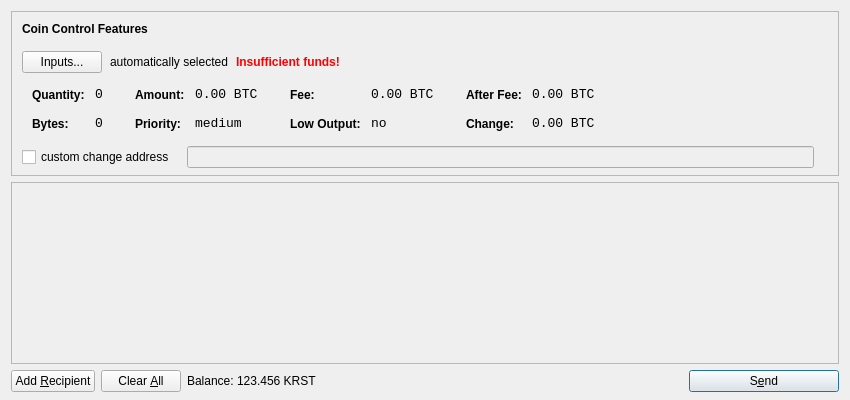
<?xml version="1.0" encoding="UTF-8"?>
<ui version="4.0">
 <class>SendCoinsDialog</class>
 <widget class="QDialog" name="SendCoinsDialog">
  <property name="geometry">
   <rect>
    <x>0</x>
    <y>0</y>
    <width>850</width>
    <height>400</height>
   </rect>
  </property>
  <property name="windowTitle">
   <string>Send Coins</string>
  </property>
  <layout class="QVBoxLayout" name="verticalLayout" stretch="0,1,0">
   <property name="bottomMargin">
    <number>8</number>
   </property>
   <item>
    <widget class="QFrame" name="frameCoinControl">
     <property name="sizePolicy">
      <sizepolicy hsizetype="Expanding" vsizetype="Expanding">
       <horstretch>0</horstretch>
       <verstretch>0</verstretch>
      </sizepolicy>
     </property>
     <property name="maximumSize">
      <size>
       <width>16777215</width>
       <height>16777215</height>
      </size>
     </property>
     <property name="frameShape">
      <enum>QFrame::StyledPanel</enum>
     </property>
     <property name="frameShadow">
      <enum>QFrame::Sunken</enum>
     </property>
     <layout class="QVBoxLayout" name="verticalLayoutCoinControl2">
      <property name="spacing">
       <number>-1</number>
      </property>
      <property name="leftMargin">
       <number>0</number>
      </property>
      <property name="topMargin">
       <number>0</number>
      </property>
      <property name="rightMargin">
       <number>0</number>
      </property>
      <property name="bottomMargin">
       <number>6</number>
      </property>
      <item>
       <layout class="QVBoxLayout" name="verticalLayoutCoinControl" stretch="0,0,0,0,1">
        <property name="spacing">
         <number>0</number>
        </property>
        <property name="leftMargin">
         <number>10</number>
        </property>
        <property name="topMargin">
         <number>10</number>
        </property>
        <item>
         <layout class="QHBoxLayout" name="horizontalLayoutCoinControl1">
          <property name="bottomMargin">
           <number>15</number>
          </property>
          <item>
           <widget class="QLabel" name="labelCoinControlFeatures">
            <property name="sizePolicy">
             <sizepolicy hsizetype="Preferred" vsizetype="Maximum">
              <horstretch>0</horstretch>
              <verstretch>0</verstretch>
             </sizepolicy>
            </property>
            <property name="font">
             <font>
              <weight>75</weight>
              <bold>true</bold>
             </font>
            </property>
            <property name="styleSheet">
             <string notr="true">font-weight:bold;</string>
            </property>
            <property name="text">
             <string>Coin Control Features</string>
            </property>
           </widget>
          </item>
         </layout>
        </item>
        <item>
         <layout class="QHBoxLayout" name="horizontalLayoutCoinControl2" stretch="0,0,0,0">
          <property name="spacing">
           <number>8</number>
          </property>
          <property name="bottomMargin">
           <number>10</number>
          </property>
          <item>
           <widget class="QPushButton" name="pushButtonCoinControl">
            <property name="styleSheet">
             <string notr="true"/>
            </property>
            <property name="text">
             <string>Inputs...</string>
            </property>
           </widget>
          </item>
          <item>
           <widget class="QLabel" name="labelCoinControlAutomaticallySelected">
            <property name="text">
             <string>automatically selected</string>
            </property>
            <property name="margin">
             <number>5</number>
            </property>
           </widget>
          </item>
          <item>
           <widget class="QLabel" name="labelCoinControlInsuffFunds">
            <property name="font">
             <font>
              <weight>75</weight>
              <bold>true</bold>
             </font>
            </property>
            <property name="styleSheet">
             <string notr="true">color:red;font-weight:bold;</string>
            </property>
            <property name="text">
             <string>Insufficient funds!</string>
            </property>
            <property name="margin">
             <number>5</number>
            </property>
           </widget>
          </item>
          <item>
           <spacer name="horizontalSpacerCoinControl">
            <property name="orientation">
             <enum>Qt::Horizontal</enum>
            </property>
            <property name="sizeHint" stdset="0">
             <size>
              <width>40</width>
              <height>1</height>
             </size>
            </property>
           </spacer>
          </item>
         </layout>
        </item>
        <item>
         <widget class="QWidget" name="widgetCoinControl" native="true">
          <property name="sizePolicy">
           <sizepolicy hsizetype="Preferred" vsizetype="Preferred">
            <horstretch>0</horstretch>
            <verstretch>0</verstretch>
           </sizepolicy>
          </property>
          <property name="minimumSize">
           <size>
            <width>0</width>
            <height>0</height>
           </size>
          </property>
          <property name="styleSheet">
           <string notr="true"/>
          </property>
          <layout class="QHBoxLayout" name="horizontalLayoutCoinControl5">
           <property name="margin">
            <number>0</number>
           </property>
           <item>
            <layout class="QHBoxLayout" name="horizontalLayoutCoinControl3" stretch="0,0,0,1">
             <property name="spacing">
              <number>20</number>
             </property>
             <property name="topMargin">
              <number>0</number>
             </property>
             <property name="bottomMargin">
              <number>10</number>
             </property>
             <item>
              <layout class="QFormLayout" name="formLayoutCoinControl1">
               <property name="horizontalSpacing">
                <number>10</number>
               </property>
               <property name="verticalSpacing">
                <number>14</number>
               </property>
               <property name="leftMargin">
                <number>10</number>
               </property>
               <property name="topMargin">
                <number>4</number>
               </property>
               <property name="rightMargin">
                <number>6</number>
               </property>
               <item row="0" column="0">
                <widget class="QLabel" name="labelCoinControlQuantityText">
                 <property name="styleSheet">
                  <string notr="true">font-weight:bold;</string>
                 </property>
                 <property name="text">
                  <string>Quantity:</string>
                 </property>
                 <property name="margin">
                  <number>0</number>
                 </property>
                </widget>
               </item>
               <item row="0" column="1">
                <widget class="QLabel" name="labelCoinControlQuantity">
                 <property name="font">
                  <font>
                   <family>Monospace</family>
                   <pointsize>10</pointsize>
                  </font>
                 </property>
                 <property name="cursor">
                  <cursorShape>IBeamCursor</cursorShape>
                 </property>
                 <property name="contextMenuPolicy">
                  <enum>Qt::ActionsContextMenu</enum>
                 </property>
                 <property name="text">
                  <string notr="true">0</string>
                 </property>
                 <property name="margin">
                  <number>0</number>
                 </property>
                 <property name="textInteractionFlags">
                  <set>Qt::LinksAccessibleByMouse|Qt::TextSelectableByKeyboard|Qt::TextSelectableByMouse</set>
                 </property>
                </widget>
               </item>
               <item row="1" column="0">
                <widget class="QLabel" name="labelCoinControlBytesText">
                 <property name="styleSheet">
                  <string notr="true">font-weight:bold;</string>
                 </property>
                 <property name="text">
                  <string>Bytes:</string>
                 </property>
                </widget>
               </item>
               <item row="1" column="1">
                <widget class="QLabel" name="labelCoinControlBytes">
                 <property name="font">
                  <font>
                   <family>Monospace</family>
                   <pointsize>10</pointsize>
                  </font>
                 </property>
                 <property name="cursor">
                  <cursorShape>IBeamCursor</cursorShape>
                 </property>
                 <property name="contextMenuPolicy">
                  <enum>Qt::ActionsContextMenu</enum>
                 </property>
                 <property name="text">
                  <string notr="true">0</string>
                 </property>
                 <property name="textInteractionFlags">
                  <set>Qt::LinksAccessibleByMouse|Qt::TextSelectableByKeyboard|Qt::TextSelectableByMouse</set>
                 </property>
                </widget>
               </item>
              </layout>
             </item>
             <item>
              <layout class="QFormLayout" name="formLayoutCoinControl2">
               <property name="horizontalSpacing">
                <number>10</number>
               </property>
               <property name="verticalSpacing">
                <number>14</number>
               </property>
               <property name="leftMargin">
                <number>6</number>
               </property>
               <property name="topMargin">
                <number>4</number>
               </property>
               <property name="rightMargin">
                <number>6</number>
               </property>
               <item row="0" column="0">
                <widget class="QLabel" name="labelCoinControlAmountText">
                 <property name="styleSheet">
                  <string notr="true">font-weight:bold;</string>
                 </property>
                 <property name="text">
                  <string>Amount:</string>
                 </property>
                 <property name="margin">
                  <number>0</number>
                 </property>
                </widget>
               </item>
               <item row="0" column="1">
                <widget class="QLabel" name="labelCoinControlAmount">
                 <property name="font">
                  <font>
                   <family>Monospace</family>
                   <pointsize>10</pointsize>
                  </font>
                 </property>
                 <property name="cursor">
                  <cursorShape>IBeamCursor</cursorShape>
                 </property>
                 <property name="contextMenuPolicy">
                  <enum>Qt::ActionsContextMenu</enum>
                 </property>
                 <property name="text">
                  <string notr="true">0.00 BTC</string>
                 </property>
                 <property name="textInteractionFlags">
                  <set>Qt::LinksAccessibleByMouse|Qt::TextSelectableByKeyboard|Qt::TextSelectableByMouse</set>
                 </property>
                </widget>
               </item>
               <item row="1" column="0">
                <widget class="QLabel" name="labelCoinControlPriorityText">
                 <property name="styleSheet">
                  <string notr="true">font-weight:bold;</string>
                 </property>
                 <property name="text">
                  <string>Priority:</string>
                 </property>
                </widget>
               </item>
               <item row="1" column="1">
                <widget class="QLabel" name="labelCoinControlPriority">
                 <property name="font">
                  <font>
                   <family>Monospace</family>
                   <pointsize>10</pointsize>
                  </font>
                 </property>
                 <property name="cursor">
                  <cursorShape>IBeamCursor</cursorShape>
                 </property>
                 <property name="contextMenuPolicy">
                  <enum>Qt::ActionsContextMenu</enum>
                 </property>
                 <property name="text">
                  <string>medium</string>
                 </property>
                 <property name="textInteractionFlags">
                  <set>Qt::LinksAccessibleByMouse|Qt::TextSelectableByKeyboard|Qt::TextSelectableByMouse</set>
                 </property>
                </widget>
               </item>
              </layout>
             </item>
             <item>
              <layout class="QFormLayout" name="formLayoutCoinControl3">
               <property name="horizontalSpacing">
                <number>10</number>
               </property>
               <property name="verticalSpacing">
                <number>14</number>
               </property>
               <property name="leftMargin">
                <number>6</number>
               </property>
               <property name="topMargin">
                <number>4</number>
               </property>
               <property name="rightMargin">
                <number>6</number>
               </property>
               <item row="0" column="0">
                <widget class="QLabel" name="labelCoinControlFeeText">
                 <property name="styleSheet">
                  <string notr="true">font-weight:bold;</string>
                 </property>
                 <property name="text">
                  <string>Fee:</string>
                 </property>
                 <property name="margin">
                  <number>0</number>
                 </property>
                </widget>
               </item>
               <item row="0" column="1">
                <widget class="QLabel" name="labelCoinControlFee">
                 <property name="font">
                  <font>
                   <family>Monospace</family>
                   <pointsize>10</pointsize>
                  </font>
                 </property>
                 <property name="cursor">
                  <cursorShape>IBeamCursor</cursorShape>
                 </property>
                 <property name="contextMenuPolicy">
                  <enum>Qt::ActionsContextMenu</enum>
                 </property>
                 <property name="text">
                  <string notr="true">0.00 BTC</string>
                 </property>
                 <property name="textInteractionFlags">
                  <set>Qt::LinksAccessibleByMouse|Qt::TextSelectableByKeyboard|Qt::TextSelectableByMouse</set>
                 </property>
                </widget>
               </item>
               <item row="1" column="0">
                <widget class="QLabel" name="labelCoinControlLowOutputText">
                 <property name="styleSheet">
                  <string notr="true">font-weight:bold;</string>
                 </property>
                 <property name="text">
                  <string>Low Output:</string>
                 </property>
                </widget>
               </item>
               <item row="1" column="1">
                <widget class="QLabel" name="labelCoinControlLowOutput">
                 <property name="font">
                  <font>
                   <family>Monospace</family>
                   <pointsize>10</pointsize>
                  </font>
                 </property>
                 <property name="cursor">
                  <cursorShape>IBeamCursor</cursorShape>
                 </property>
                 <property name="contextMenuPolicy">
                  <enum>Qt::ActionsContextMenu</enum>
                 </property>
                 <property name="text">
                  <string>no</string>
                 </property>
                 <property name="textInteractionFlags">
                  <set>Qt::LinksAccessibleByMouse|Qt::TextSelectableByKeyboard|Qt::TextSelectableByMouse</set>
                 </property>
                </widget>
               </item>
              </layout>
             </item>
             <item>
              <layout class="QFormLayout" name="formLayoutCoinControl4">
               <property name="horizontalSpacing">
                <number>10</number>
               </property>
               <property name="verticalSpacing">
                <number>14</number>
               </property>
               <property name="leftMargin">
                <number>6</number>
               </property>
               <property name="topMargin">
                <number>4</number>
               </property>
               <property name="rightMargin">
                <number>6</number>
               </property>
               <item row="0" column="0">
                <widget class="QLabel" name="labelCoinControlAfterFeeText">
                 <property name="styleSheet">
                  <string notr="true">font-weight:bold;</string>
                 </property>
                 <property name="text">
                  <string>After Fee:</string>
                 </property>
                 <property name="margin">
                  <number>0</number>
                 </property>
                </widget>
               </item>
               <item row="0" column="1">
                <widget class="QLabel" name="labelCoinControlAfterFee">
                 <property name="font">
                  <font>
                   <family>Monospace</family>
                   <pointsize>10</pointsize>
                  </font>
                 </property>
                 <property name="cursor">
                  <cursorShape>IBeamCursor</cursorShape>
                 </property>
                 <property name="contextMenuPolicy">
                  <enum>Qt::ActionsContextMenu</enum>
                 </property>
                 <property name="text">
                  <string notr="true">0.00 BTC</string>
                 </property>
                 <property name="textInteractionFlags">
                  <set>Qt::LinksAccessibleByMouse|Qt::TextSelectableByKeyboard|Qt::TextSelectableByMouse</set>
                 </property>
                </widget>
               </item>
               <item row="1" column="0">
                <widget class="QLabel" name="labelCoinControlChangeText">
                 <property name="styleSheet">
                  <string notr="true">font-weight:bold;</string>
                 </property>
                 <property name="text">
                  <string>Change:</string>
                 </property>
                </widget>
               </item>
               <item row="1" column="1">
                <widget class="QLabel" name="labelCoinControlChange">
                 <property name="font">
                  <font>
                   <family>Monospace</family>
                   <pointsize>10</pointsize>
                  </font>
                 </property>
                 <property name="cursor">
                  <cursorShape>IBeamCursor</cursorShape>
                 </property>
                 <property name="contextMenuPolicy">
                  <enum>Qt::ActionsContextMenu</enum>
                 </property>
                 <property name="text">
                  <string notr="true">0.00 BTC</string>
                 </property>
                 <property name="textInteractionFlags">
                  <set>Qt::LinksAccessibleByMouse|Qt::TextSelectableByKeyboard|Qt::TextSelectableByMouse</set>
                 </property>
                </widget>
               </item>
              </layout>
             </item>
            </layout>
           </item>
          </layout>
         </widget>
        </item>
        <item>
         <layout class="QHBoxLayout" name="horizontalLayoutCoinControl4" stretch="0,0,0">
          <property name="spacing">
           <number>12</number>
          </property>
          <property name="sizeConstraint">
           <enum>QLayout::SetDefaultConstraint</enum>
          </property>
          <property name="topMargin">
           <number>5</number>
          </property>
          <property name="rightMargin">
           <number>5</number>
          </property>
          <item>
           <widget class="QCheckBox" name="checkBoxCoinControlChange">
            <property name="text">
             <string>custom change address</string>
            </property>
           </widget>
          </item>
          <item>
           <widget class="QLineEdit" name="lineEditCoinControlChange">
            <property name="enabled">
             <bool>false</bool>
            </property>
            <property name="sizePolicy">
             <sizepolicy hsizetype="Expanding" vsizetype="Fixed">
              <horstretch>0</horstretch>
              <verstretch>0</verstretch>
             </sizepolicy>
            </property>
           </widget>
          </item>
          <item>
           <widget class="QLabel" name="labelCoinControlChangeLabel">
            <property name="sizePolicy">
             <sizepolicy hsizetype="Preferred" vsizetype="Expanding">
              <horstretch>0</horstretch>
              <verstretch>0</verstretch>
             </sizepolicy>
            </property>
            <property name="minimumSize">
             <size>
              <width>0</width>
              <height>0</height>
             </size>
            </property>
            <property name="text">
             <string/>
            </property>
            <property name="margin">
             <number>3</number>
            </property>
           </widget>
          </item>
         </layout>
        </item>
        <item>
         <spacer name="verticalSpacerCoinControl">
          <property name="orientation">
           <enum>Qt::Vertical</enum>
          </property>
          <property name="sizeHint" stdset="0">
           <size>
            <width>800</width>
            <height>1</height>
           </size>
          </property>
         </spacer>
        </item>
       </layout>
      </item>
     </layout>
    </widget>
   </item>
   <item>
    <widget class="QScrollArea" name="scrollArea">
     <property name="widgetResizable">
      <bool>true</bool>
     </property>
     <widget class="QWidget" name="scrollAreaWidgetContents">
      <property name="geometry">
       <rect>
        <x>0</x>
        <y>0</y>
        <width>830</width>
        <height>165</height>
       </rect>
      </property>
      <layout class="QVBoxLayout" name="verticalLayout_2">
       <property name="margin">
        <number>0</number>
       </property>
       <item>
        <layout class="QVBoxLayout" name="entries">
         <property name="spacing">
          <number>6</number>
         </property>
        </layout>
       </item>
       <item>
        <spacer name="verticalSpacer">
         <property name="orientation">
          <enum>Qt::Vertical</enum>
         </property>
         <property name="sizeHint" stdset="0">
          <size>
           <width>20</width>
           <height>40</height>
          </size>
         </property>
        </spacer>
       </item>
      </layout>
     </widget>
    </widget>
   </item>
   <item>
    <layout class="QHBoxLayout" name="horizontalLayout">
     <item>
      <widget class="QPushButton" name="addButton">
       <property name="toolTip">
        <string>Send to multiple recipients at once</string>
       </property>
       <property name="text">
        <string>Add &amp;Recipient</string>
       </property>
       <property name="icon">
        <iconset resource="../bitcoin.qrc">
         <normaloff>:/icons/add</normaloff>:/icons/add</iconset>
       </property>
       <property name="autoDefault">
        <bool>false</bool>
       </property>
      </widget>
     </item>
     <item>
      <widget class="QPushButton" name="clearButton">
       <property name="sizePolicy">
        <sizepolicy hsizetype="Minimum" vsizetype="Fixed">
         <horstretch>0</horstretch>
         <verstretch>0</verstretch>
        </sizepolicy>
       </property>
       <property name="toolTip">
        <string>Remove all transaction fields</string>
       </property>
       <property name="text">
        <string>Clear &amp;All</string>
       </property>
       <property name="icon">
        <iconset resource="../bitcoin.qrc">
         <normaloff>:/icons/remove</normaloff>:/icons/remove</iconset>
       </property>
       <property name="autoRepeatDelay">
        <number>300</number>
       </property>
       <property name="autoDefault">
        <bool>false</bool>
       </property>
      </widget>
     </item>
     <item>
      <layout class="QHBoxLayout" name="horizontalLayout_2">
       <property name="spacing">
        <number>3</number>
       </property>
       <item>
        <widget class="QLabel" name="label">
         <property name="text">
          <string>Balance:</string>
         </property>
        </widget>
       </item>
       <item>
        <widget class="QLabel" name="labelBalance">
         <property name="cursor">
          <cursorShape>IBeamCursor</cursorShape>
         </property>
         <property name="text">
          <string>123.456 KRST</string>
         </property>
         <property name="textInteractionFlags">
          <set>Qt::LinksAccessibleByMouse|Qt::TextSelectableByKeyboard|Qt::TextSelectableByMouse</set>
         </property>
        </widget>
       </item>
      </layout>
     </item>
     <item>
      <spacer name="horizontalSpacer">
       <property name="orientation">
        <enum>Qt::Horizontal</enum>
       </property>
       <property name="sizeHint" stdset="0">
        <size>
         <width>40</width>
         <height>20</height>
        </size>
       </property>
      </spacer>
     </item>
     <item>
      <widget class="QPushButton" name="sendButton">
       <property name="minimumSize">
        <size>
         <width>150</width>
         <height>0</height>
        </size>
       </property>
       <property name="toolTip">
        <string>Confirm the send action</string>
       </property>
       <property name="text">
        <string>S&amp;end</string>
       </property>
       <property name="icon">
        <iconset resource="../bitcoin.qrc">
         <normaloff>:/icons/send</normaloff>:/icons/send</iconset>
       </property>
       <property name="default">
        <bool>true</bool>
       </property>
      </widget>
     </item>
    </layout>
   </item>
  </layout>
 </widget>
 <resources>
  <include location="../bitcoin.qrc"/>
 </resources>
 <connections/>
</ui>
